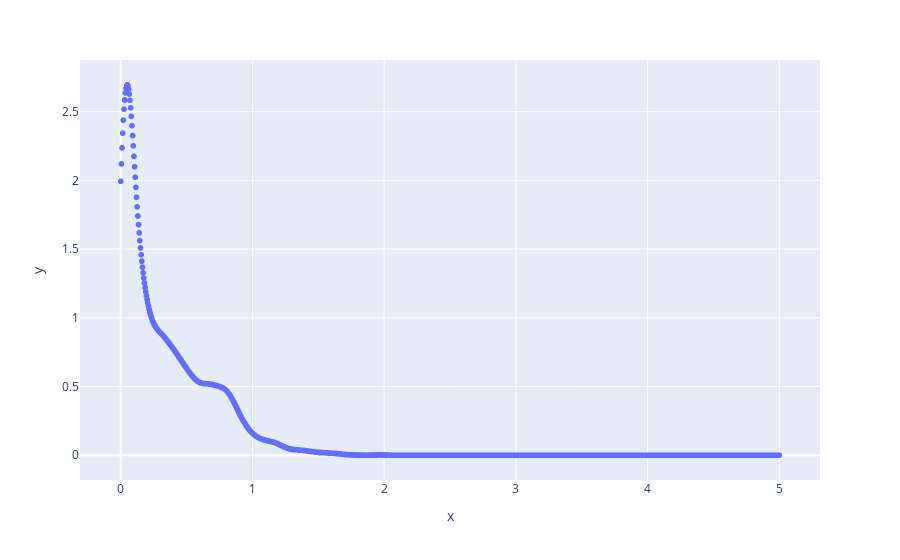

This figure's notebook cell:
### Code cell
xpts = np.linspace(0.0, 5.0, 1001)
ypts = neg_kde.evaluate(xpts)
ycdf = cumulative_trapezoid(ypts, xpts, initial=0)
px.scatter(x = xpts, y = ypts)

### Figure 1 — Plotly figure (JSON) as saved in the notebook; plotly's stock layout.template omitted (floating-point values rounded to 4 significant figures; data arrays with more than 128 entries replaced by an {"elided": "..."} marker saying what was removed)
{"data": [{"hovertemplate": "x=%{x}<br>y=%{y}<extra></extra>", "legendgroup": "", "marker": {"color": "#636efa", "symbol": "circle"}, "mode": "markers", "name": "", "showlegend": false, "type": "scattergl", "x": {"elided": "1001 float values"}, "xaxis": "x", "y": {"elided": "1001 float values"}, "yaxis": "y"}], "layout": {"legend": {"tracegroupgap": 0}, "margin": {"t": 60}, "xaxis": {"anchor": "y", "domain": [0, 1], "title": {"text": "x"}}, "yaxis": {"anchor": "x", "domain": [0, 1], "title": {"text": "y"}}}}
